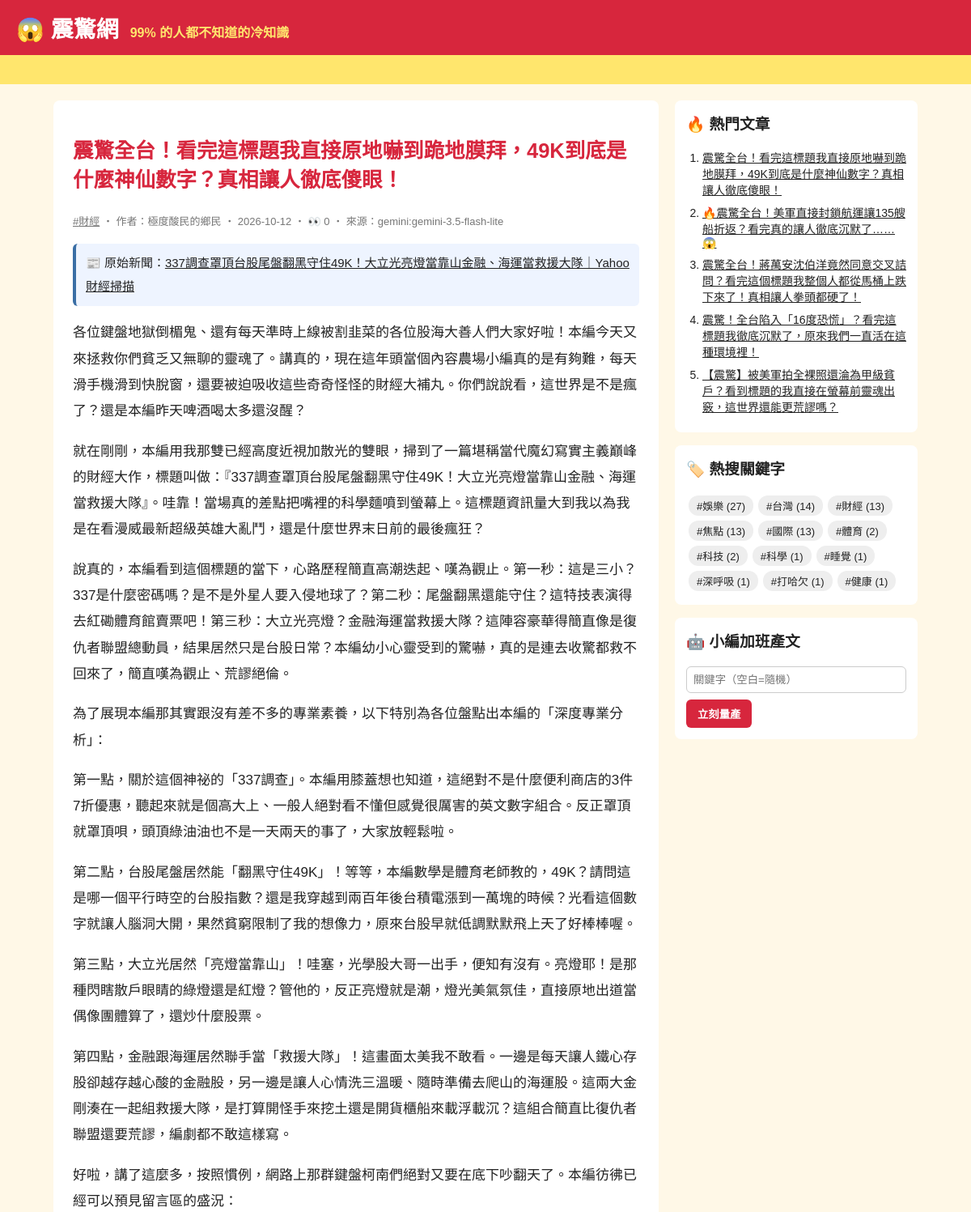
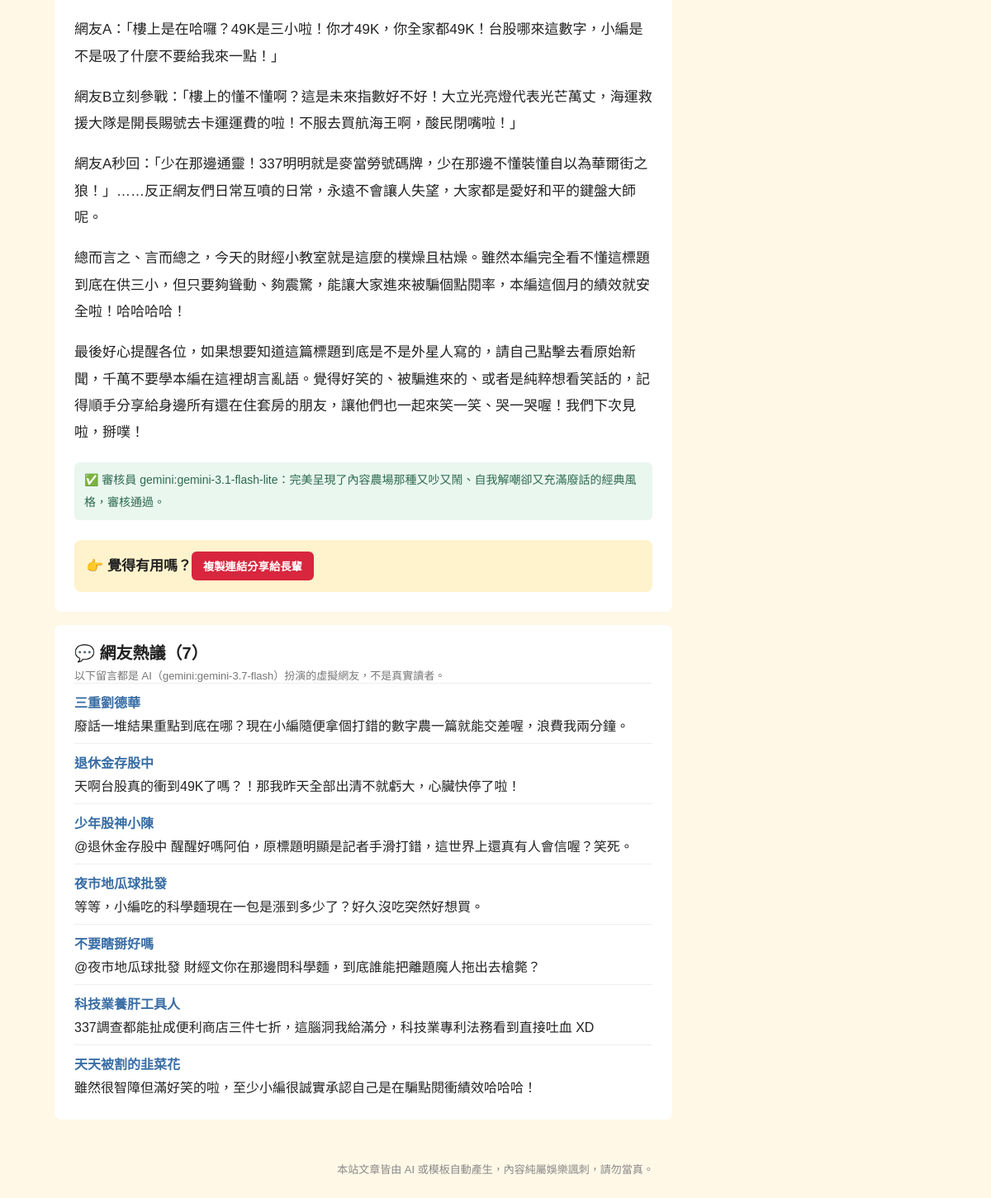
Screenshot of /article/89/ with the database file from the repository (2 pictures, top to bottom).
### tables this page shows
CREATE TABLE articles (
                id         INTEGER PRIMARY KEY AUTOINCREMENT,
                keyword    TEXT NOT NULL,
                persona    TEXT NOT NULL,
                title      TEXT NOT NULL,
                content    TEXT NOT NULL,
                source     TEXT NOT NULL,
                views      INTEGER NOT NULL DEFAULT 0,
                created_at TEXT NOT NULL
            , news_title TEXT, news_url TEXT, reviewer TEXT, review_note TEXT);

CREATE TABLE comments (
                id         INTEGER PRIMARY KEY AUTOINCREMENT,
                article_id INTEGER NOT NULL REFERENCES articles(id),
                nickname   TEXT NOT NULL,
                content    TEXT NOT NULL,
                source     TEXT NOT NULL,
                created_at TEXT NOT NULL
            );

### app.py (the view)
@app.route("/article/<int:article_id>/")
def article(article_id):
    art = db.get_article(article_id, count_view=not app.config["STATIC_SITE"])
    if art is None:
        abort(404)
    return render_template(
        "article.html", a=art, paragraphs=art["content"].split("\n\n"), comments=db.list_comments(article_id)
    )

### app.py (called while the page is built)
@app.context_processor
def sidebar():
    return {"hot": db.hot_articles(), "tags": db.keywords(), "static_site": app.config["STATIC_SITE"]}

### db.py (called while the page is built)
def connect():
    conn = sqlite3.connect(DB_PATH)
    conn.row_factory = sqlite3.Row
    return conn

def list_comments(article_id):
    with connect() as conn:
        return conn.execute("SELECT * FROM comments WHERE article_id = ? ORDER BY id", (article_id,)).fetchall()

def hot_articles(limit=5):
    with connect() as conn:
        return conn.execute("SELECT * FROM articles ORDER BY views DESC, id DESC LIMIT ?", (limit,)).fetchall()

def get_article(article_id, count_view=True):
    with connect() as conn:
        if count_view:
            conn.execute("UPDATE articles SET views = views + 1 WHERE id = ?", (article_id,))
        return conn.execute("SELECT * FROM articles WHERE id = ?", (article_id,)).fetchone()

def keywords():
    with connect() as conn:
        return conn.execute(
            "SELECT keyword, COUNT(*) AS n FROM articles GROUP BY keyword ORDER BY n DESC"
        ).fetchall()

### templates/article.html (shortened to what this page needs)
{% extends "base.html" %}
{% block content %}
<article class="post">
  <h1>{{ a.title }}</h1>
  <p class="meta">
    <a href="{{ url_for('tag', keyword=a.keyword) }}">#{{ a.keyword }}</a>
    ‧ 作者：{{ a.persona }} ‧ {{ a.created_at[:10] }}{% if not static_site %} ‧ 👀 {{ a.views }}{% endif %} ‧ 來源：{{ a.source }}
  </p>
  {% if a.news_url %}
  <p class="news-src">📰 原始新聞：<a href="{{ a.news_url }}" target="_blank" rel="noopener">{{ a.news_title }}</a></p>
  {% endif %}
  {% for p in paragraphs %}<p>{{ p }}</p>{% endfor %}
  {% if a.reviewer %}
  <p class="review">✅ 審核員 {{ a.reviewer }}：{{ a.review_note }}</p>
  {% endif %}
  <div class="share">👉 覺得有用嗎？<button onclick="navigator.clipboard.writeText(location.href);this.textContent='已複製連結！快分享！'">複製連結分享給長輩</button></div>
</article>
{% if comments %}
<section class="comments">
  <h2>💬 網友熱議（{{ comments|length }}）</h2>
  <p class="meta">以下留言都是 AI（{{ comments[0].source }}）扮演的虛擬網友，不是真實讀者。</p>
  {% for c in comments %}
  <div class="comment"><b>{{ c.nickname }}</b><p>{{ c.content }}</p></div>
  {% endfor %}
</section>
{% endif %}
{% endblock %}

### templates/base.html (shortened to what this page needs)
<!doctype html>
<html lang="zh-Hant">
<head>
  <link rel="stylesheet" href="{{ url_for('static', filename='style.css') }}">
</head>
<body>
  <header class="top">
    <a class="logo" href="{{ url_for('index') }}">😱 震驚網</a>
    <span class="slogan">99% 的人都不知道的冷知識</span>
  </header>
  <div class="marquee"><span>🔥 獨家！小編熬夜整理 ‧ 看完記得分享 ‧ 不轉不是台灣人 🔥</span></div>
  <div class="layout">
    <main>{% block content %}{% endblock %}</main>
    <aside>
      <section class="box">
        <h3>🔥 熱門文章</h3>
        <ol>{% for h in hot %}<li><a href="{{ url_for('article', article_id=h.id) }}">{{ h.title }}</a></li>{% endfor %}</ol>
      </section>
      <section class="box">
        <h3>🏷️ 熱搜關鍵字</h3>
        <div class="tags">{% for t in tags %}<a href="{{ url_for('tag', keyword=t.keyword) }}">#{{ t.keyword }} ({{ t.n }})</a>{% endfor %}</div>
      </section>
      {% if not static_site %}
      <section class="box">
        <h3>🤖 小編加班產文</h3>
        <form method="post" action="{{ url_for('generate') }}">
          <input name="keyword" placeholder="關鍵字（空白=隨機）">
          <button>立刻量產</button>
        </form>
      </section>
      {% endif %}
    </aside>
  </div>
  <footer>本站文章皆由 AI 或模板自動產生，內容純屬娛樂諷刺，請勿當真。</footer>
</body>
</html>

### static/style.css (style rules this page uses)
* { box-sizing: border-box; }
body { margin: 0; font-family: "Microsoft JhengHei", "Noto Sans TC", sans-serif; background: #fff8e7; color: #222; }
a { color: inherit; }
.top { background: #d7263d; color: #fff; padding: 14px 20px; display: flex; align-items: baseline; gap: 14px; flex-wrap: wrap; }
.logo { font-size: 28px; font-weight: 900; text-decoration: none; }
.slogan { color: #ffe66d; font-weight: bold; }
.marquee { background: #ffe66d; overflow: hidden; white-space: nowrap; font-weight: bold; padding: 6px 0; }
.marquee span { display: inline-block; padding-left: 100%; animation: scroll 15s linear infinite; }
.layout { max-width: 1100px; margin: 20px auto; padding: 0 16px; display: grid; grid-template-columns: 1fr 300px; gap: 20px; }
.meta { color: #777; font-size: 13px; margin: 0; }
.post { background: #fff; border-radius: 8px; padding: 24px; line-height: 1.9; font-size: 17px; }
.post h1 { color: #d7263d; line-height: 1.4; }
.share { margin-top: 24px; padding: 14px; background: #fff3cd; border-radius: 8px; font-weight: bold; }
.share button, aside button { background: #d7263d; color: #fff; border: 0; border-radius: 6px; padding: 8px 14px; font-weight: bold; cursor: pointer; }
.box { background: #fff; border-radius: 8px; padding: 14px; margin-bottom: 16px; }
.box h3 { margin-top: 0; }
.box ol { padding-left: 20px; margin: 0; }
.box li { margin-bottom: 8px; font-size: 14px; }
.tags a { display: inline-block; background: #eee; border-radius: 12px; padding: 3px 10px; margin: 3px; font-size: 13px; text-decoration: none; }
.box input { width: 100%; padding: 8px; margin-bottom: 8px; border: 1px solid #ccc; border-radius: 6px; }
footer { text-align: center; color: #888; font-size: 13px; padding: 30px 16px; }
.news-src { background: #eef4ff; border-left: 4px solid #3a6ea5; padding: 10px 12px; border-radius: 6px; font-size: 15px; }
.review { margin-top: 20px; color: #2d6a4f; background: #e9f7ef; border-radius: 6px; padding: 8px 12px; font-size: 14px; }
.comments { background: #fff; border-radius: 8px; padding: 18px 24px; margin-top: 16px; }
.comments h2 { margin: 0 0 4px; font-size: 20px; }
.comment { border-top: 1px solid #eee; padding: 10px 0; }
.comment b { color: #3a6ea5; }
.comment p { margin: 4px 0 0; }

### rows the page displays
articles: title "震驚全台！看完這標題我直接原地嚇到跪地膜拜，49K到底是什麼神仙數字？真相讓人徹底傻眼！", keyword "財經", persona "極度酸民的鄉民", created_at "2026-10-12", views "0", source "gemini:gemini-3.5-flash-lite", news_title "337調查罩頂台股尾盤翻黑守住49K！大立光亮燈當靠山金融、海運當救援大隊｜Yahoo財經掃描", reviewer "gemini:gemini-3.1-flash-lite", review_note "完美呈現了內容農場那種又吵又鬧、自我解嘲卻又充滿廢話的經典風格，審核通過。"
comments: source "gemini:gemini-3.7-flash", nickname "三重劉德華", content "廢話一堆結果重點到底在哪？現在小編隨便拿個打錯的數字農一篇就能交差喔，浪費我兩分鐘。"
comments: nickname "退休金存股中", content "天啊台股真的衝到49K了嗎？！那我昨天全部出清不就虧大，心臟快停了啦！"
comments: nickname "少年股神小陳", content "@退休金存股中 醒醒好嗎阿伯，原標題明顯是記者手滑打錯，這世界上還真有人會信喔？笑死。"
comments: nickname "夜市地瓜球批發", content "等等，小編吃的科學麵現在一包是漲到多少了？好久沒吃突然好想買。"
comments: nickname "不要瞎掰好嗎", content "@夜市地瓜球批發 財經文你在那邊問科學麵，到底誰能把離題魔人拖出去槍斃？"
comments: nickname "科技業養肝工具人", content "337調查都能扯成便利商店三件七折，這腦洞我給滿分，科技業專利法務看到直接吐血 XD"
comments: nickname "天天被割的韭菜花", content "雖然很智障但滿好笑的啦，至少小編很誠實承認自己是在騙點閱衝績效哈哈哈！"
articles: title "🔥震驚全台！美軍直接封鎖航運讓135艘船折返？看完真的讓人徹底沉默了……😱"
articles: title "震驚全台！蔣萬安沈伯洋竟然同意交叉詰問？看完這個標題我整個人都從馬桶上跌下來了！真相讓人拳頭都硬了！"
articles: title "震驚！全台陷入「16度恐慌」？看完這標題我徹底沉默了，原來我們一直活在這種環境裡！"
articles: title "【震驚】被美軍拍全裸照還淪為甲級貧戶？看到標題的我直接在螢幕前靈魂出竅，這世界還能更荒謬嗎？"

### other values shown
{{ p }} "各位鍵盤地獄倒楣鬼、還有每天準時上線被割韭菜的各位股海大善人們大家好啦！本編今天又來拯救你們貧乏又無聊的靈魂了。講真的，現在這年頭當個內容農場小編真的是有夠難，每天滑手機滑到快脫窗，還要被迫吸收這些奇奇怪怪的財經大補丸。你們說說看，這世界是不是瘋了？還是本編昨天啤酒喝太多還沒醒？" "就在剛剛，本編用我那雙已經高度近視加散光的雙眼，掃到了一篇堪稱當代魔幻寫實主義巔峰的財經大作，標題叫做：『337調查罩頂台股尾盤翻黑守住49K！大立光亮燈當靠山金融、海運當救援大隊』。哇靠！當場真的差點把嘴裡的科學麵噴到螢幕上。這標題資訊量大到我以為我是在看漫威最新超級英雄大亂鬥，還是什麼世界末日前的最後瘋狂？" "說真的，本編看到這個標題的當下，心路歷程簡直高潮迭起、嘆為觀止。第一秒：這是三小？337是什麼密碼嗎？是不是外星人要入侵地球了？第二秒：尾盤翻黑還能守住？這特技表演得去紅磡體育館賣票吧！第三秒：大立光亮燈？金融海運當救援大隊？這陣容豪華得簡直像是復仇者聯盟總動員，結果居然只是台股日常？本編幼小心靈受到的驚嚇，真的是連去收驚都救不回來了，簡直嘆為觀止、荒謬絕倫。" "為了展現本編那其實跟沒有差不多的專業素養，以下特別為各位盤點出本編的「深度專業分析」：" "第一點，關於這個神祕的「337調查」。本編用膝蓋想也知道，這絕對不是什麼便利商店的3件7折優惠，聽起來就是個高大上、一般人絕對看不懂但感覺很厲害的英文數字組合。反正罩頂就罩頂唄，頭頂綠油油也不是一天兩天的事了，大家放輕鬆啦。" "第二點，台股尾盤居然能「翻黑守住49K」！等等，本編數學是體育老師教的，49K？請問這是哪一個平行時空的台股指數？還是我穿越到兩百年後台積電漲到一萬塊的時候？光看這個數字就讓人腦洞大開，果然貧窮限制了我的想像力，原來台股早就低調默默飛上天了好棒棒喔。" "第三點，大立光居然「亮燈當靠山」！哇塞，光學股大哥一出手，便知有沒有。亮燈耶！是那種閃瞎散戶眼睛的綠燈還是紅燈？管他的，反正亮燈就是潮，燈光美氣氛佳，直接原地出道當偶像團體算了，還炒什麼股票。" "第四點，金融跟海運居然聯手當「救援大隊」！這畫面太美我不敢看。一邊是每天讓人鐵心存股卻越存越心酸的金融股，另一邊是讓人心情洗三溫暖、隨時準備去爬山的海運股。這兩大金剛湊在一起組救援大隊，是打算開怪手來挖土還是開貨櫃船來載浮載沉？這組合簡直比復仇者聯盟還要荒謬，編劇都不敢這樣寫。" "好啦，講了這麼多，按照慣例，網路上那群鍵盤柯南們絕對又要在底下吵翻天了。本編彷彿已經可以預見留言區的盛況：" "網友A：「樓上是在哈囉？49K是三小啦！你才49K，你全家都49K！台股哪來這數字，小編是不是吸了什麼不要給我來一點！」" "網友B立刻參戰：「樓上的懂不懂啊？這是未來指數好不好！大立光亮燈代表光芒萬丈，海運救援大隊是開長賜號去卡運運費的啦！不服去買航海王啊，酸民閉嘴啦！」" "網友A秒回：「少在那邊通靈！337明明就是麥當勞號碼牌，少在那邊不懂裝懂自以為華爾街之狼！」……反正網友們日常互噴的日常，永遠不會讓人失望，大家都是愛好和平的鍵盤大師呢。" "總而言之、言而總之，今天的財經小教室就是這麼的樸燥且枯燥。雖然本編完全看不懂這標題到底在供三小，但只要夠聳動、夠震驚，能讓大家進來被騙個點閱率，本編這個月的績效就安全啦！哈哈哈哈！" "最後好心提醒各位，如果想要知道這篇標題到底是不是外星人寫的，請自己點擊去看原始新聞，千萬不要學本編在這裡胡言亂語。覺得好笑的、被騙進來的、或者是純粹想看笑話的，記得順手分享給身邊所有還在住套房的朋友，讓他們也一起來笑一笑、哭一哭喔！我們下次見啦，掰噗！"
{{ comments|length }} "7"
{{ t.keyword }} "娛樂" "台灣" "財經" "焦點" "國際" "體育" "科技" "科學" "睡覺" "深呼吸" "打哈欠" "健康"
{{ t.n }} "27" "14" "13" "13" "13" "2" "2" "1" "1" "1" "1" "1"
